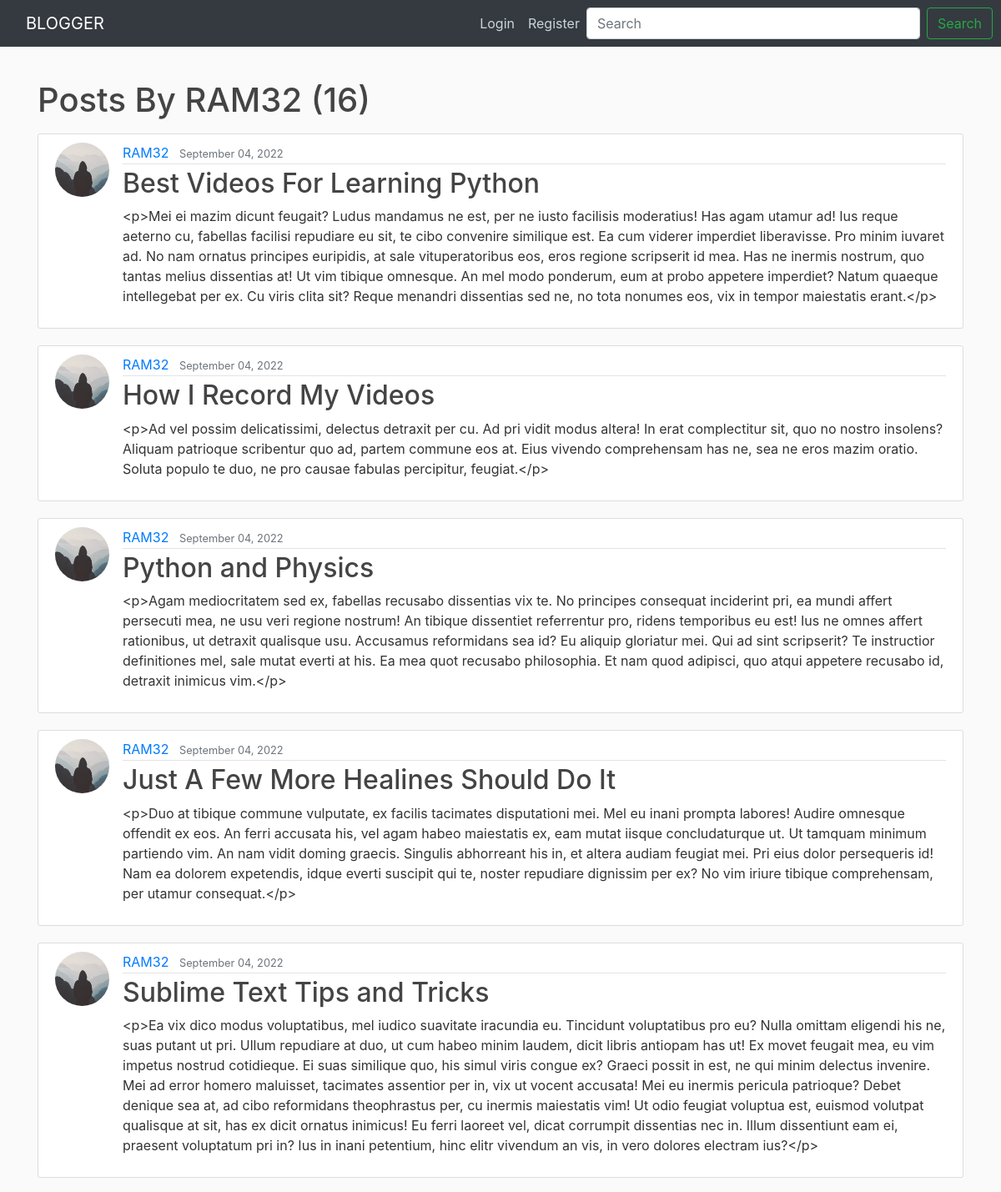
Screenshot of /user/RAM32/ (upper part) with the database file from the repository.
### blog/models.py (models this page shows, shortened)
class Post(models.Model):
    author = models.ForeignKey(
        settings.AUTH_USER_MODEL, on_delete=models.CASCADE)
    title = models.CharField(max_length=100)
    content=RichTextField(blank=True , null=True)
    liked = models.ManyToManyField(
        settings.AUTH_USER_MODEL, blank=True, related_name='liked')
    date_posted = models.DateTimeField(default=timezone.now)
    objects = PostManager()
    class Meta:
        ordering = ('-date_posted', )

### users/models.py (models this page shows, shortened)
class Profile(models.Model):
    user = models.OneToOneField(User, on_delete=models.CASCADE)
    image = models.ImageField(default='default.jpg', upload_to='profile_pics')

### blog/views.py (the view)
# urls.py: path('user/<str:username>/', UserPostListView.as_view(), name='user_posts'),
class UserPostListView(ListView):
    model = Post
    template_name = 'blog/user_posts.html'
    context_object_name = 'posts'
    paginate_by = 10
    def get_queryset(self):
        user = get_object_or_404(User, username=self.kwargs.get('username'))
        return Post.objects.filter(author=user).order_by('-date_posted')

### blog/templates/blog/user_posts.html (shortened to what this page needs)
{% extends "blog/base.html" %}
{% block content %}
    <h1 class="mb-3">Posts By {{view.kwargs.username}} ({{ page_obj.paginator.count }})</h1>
    {% for post in posts %}
        <article class="media content-section">
          <img class="rounded-circle article-img" src="{{ post.author.profile.image.url }}">
          <div class="media-body">
            <div class="article-metadata">
              <a class="mr-2" href="{% url 'user_posts' post.author.username %}">{{ post.author }}</a>
              <small class="text-muted">{{ post.date_posted|date:"F d, Y" }}</small>
            </div>
          <h2><a class="article-title" href="{% url 'post_detail' post.pk %}">{{ post.title }}</a></h2>
            <p class="article-content">{{ post.content }}</p>
          </div>
        </article>
    {% endfor %}
{% endblock content %}

### web/static/css/main.css (style rules this page uses)
body { background: #fafafa; color: #333333; margin-top: 5rem; }
h1, h2, h3, h4, h5, h6 { color: #444444; }
.content-section { background: #ffffff; padding: 10px 20px; border: 1px solid #dddddd; border-radius: 3px; margin-bottom: 20px; }
.article-title { color: #444444; }
.article-content { white-space: pre-line; }
.article-img { height: 65px; width: 65px; margin-right: 16px; }
.article-metadata { padding-bottom: 1px; margin-bottom: 4px; border-bottom: 1px solid #e3e3e3 }

### rows the page displays
Post: author.profile.image (placeholder picture), author "RAM32", date_posted "September 04, 2022", title "Best Videos For Learning Python", content "<p>Mei ei mazim dicunt feugait? Ludus mandamus ne est, per ne iusto facilisis moderatius! Has agam utamur ad! Ius reque aeterno cu, fabellas facilisi repudiare eu sit, te cibo convenire similique est. Ea cum viderer imperdiet liberavisse. Pro minim iuvaret ad. No nam ornatus principes euripidis, at sale vituperatoribus eos, eros regione scripserit id mea. Has ne inermis nostrum, quo tantas melius dissentias at! Ut vim tibique omnesque. An mel modo ponderum, eum at probo appetere imperdiet? Natum quaeque intellegebat per ex. Cu viris clita sit? Reque menandri dissentias sed ne, no tota nonumes eos, vix in tempor maiestatis erant.</p>"
Post: author.profile.image (placeholder picture), author "RAM32", date_posted "September 04, 2022", title "How I Record My Videos", content "<p>Ad vel possim delicatissimi, delectus detraxit per cu. Ad pri vidit modus altera! In erat complectitur sit, quo no nostro insolens? Aliquam patrioque scribentur quo ad, partem commune eos at. Eius vivendo comprehensam has ne, sea ne eros mazim oratio. Soluta populo te duo, ne pro causae fabulas percipitur, feugiat.</p>"
Post: author.profile.image (placeholder picture), author "RAM32", date_posted "September 04, 2022", title "Python and Physics", content "<p>Agam mediocritatem sed ex, fabellas recusabo dissentias vix te. No principes consequat inciderint pri, ea mundi affert persecuti mea, ne usu veri regione nostrum! An tibique dissentiet referrentur pro, ridens temporibus eu est! Ius ne omnes affert rationibus, ut detraxit qualisque usu. Accusamus reformidans sea id? Eu aliquip gloriatur mei. Qui ad sint scripserit? Te instructior definitiones mel, sale mutat everti at his. Ea mea quot recusabo philosophia. Et nam quod adipisci, quo atqui appetere recusabo id, detraxit inimicus vim.</p>"
Post: author.profile.image (placeholder picture), author "RAM32", date_posted "September 04, 2022", title "Just A Few More Healines Should Do It", content "<p>Duo at tibique commune vulputate, ex facilis tacimates disputationi mei. Mel eu inani prompta labores! Audire omnesque offendit ex eos. An ferri accusata his, vel agam habeo maiestatis ex, eam mutat iisque concludaturque ut. Ut tamquam minimum partiendo vim. An nam vidit doming graecis. Singulis abhorreant his in, et altera audiam feugiat mei. Pri eius dolor persequeris id! Nam ea dolorem expetendis, idque everti suscipit qui te, noster repudiare dignissim per ex? No vim iriure tibique comprehensam, per utamur consequat.</p>"
Post: author.profile.image (placeholder picture), author "RAM32", date_posted "September 04, 2022", title "Sublime Text Tips and Tricks", content "<p>Ea vix dico modus voluptatibus, mel iudico suavitate iracundia eu. Tincidunt voluptatibus pro eu? Nulla omittam eligendi his ne, suas putant ut pri. Ullum repudiare at duo, ut cum habeo minim laudem, dicit libris antiopam has ut! Ex movet feugait mea, eu vim impetus nostrud cotidieque. Ei suas similique quo, his simul viris congue ex? Graeci possit in est, ne qui minim delectus invenire. Mei ad error homero maluisset, tacimates assentior per in, vix ut vocent accusata! Mei eu inermis pericula patrioque? Debet denique sea at, ad cibo reformidans theophrastus per, cu inermis maiestatis vim! Ut odio feugiat voluptua est, euismod volutpat qualisque at sit, has ex dicit ornatus inimicus! Eu…"

### other values shown
{{ view.kwargs.username }} "RAM32"
{{ page_obj.paginator.count }} "16"
